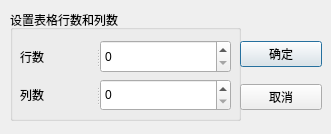
<?xml version="1.0" encoding="UTF-8"?>
<ui version="4.0">
 <class>QWdialogSize</class>
 <widget class="QDialog" name="QWdialogSize">
  <property name="geometry">
   <rect>
    <x>0</x>
    <y>0</y>
    <width>331</width>
    <height>134</height>
   </rect>
  </property>
  <property name="windowTitle">
   <string>设置表格行数和列数</string>
  </property>
  <widget class="QGroupBox" name="groupBox">
   <property name="geometry">
    <rect>
     <x>10</x>
     <y>10</y>
     <width>231</width>
     <height>111</height>
    </rect>
   </property>
   <property name="title">
    <string>设置表格行数和列数</string>
   </property>
   <widget class="QWidget" name="">
    <property name="geometry">
     <rect>
      <x>10</x>
      <y>30</y>
      <width>211</width>
      <height>71</height>
     </rect>
    </property>
    <layout class="QVBoxLayout" name="verticalLayout">
     <item>
      <widget class="QSplitter" name="splitter">
       <property name="orientation">
        <enum>Qt::Horizontal</enum>
       </property>
       <widget class="QLabel" name="label">
        <property name="text">
         <string>行数</string>
        </property>
       </widget>
       <widget class="QSpinBox" name="spinBoxRow"/>
      </widget>
     </item>
     <item>
      <widget class="QSplitter" name="splitter_2">
       <property name="orientation">
        <enum>Qt::Horizontal</enum>
       </property>
       <widget class="QLabel" name="label_2">
        <property name="text">
         <string>列数</string>
        </property>
       </widget>
       <widget class="QSpinBox" name="spinBoxColumn"/>
      </widget>
     </item>
    </layout>
   </widget>
  </widget>
  <widget class="QWidget" name="">
   <property name="geometry">
    <rect>
     <x>240</x>
     <y>30</y>
     <width>82</width>
     <height>91</height>
    </rect>
   </property>
   <layout class="QVBoxLayout" name="verticalLayout_2">
    <item>
     <widget class="QPushButton" name="btnOK">
      <property name="text">
       <string>确定</string>
      </property>
     </widget>
    </item>
    <item>
     <widget class="QPushButton" name="btnCancel">
      <property name="text">
       <string>取消</string>
      </property>
     </widget>
    </item>
   </layout>
  </widget>
 </widget>
 <resources/>
 <connections>
  <connection>
   <sender>btnOK</sender>
   <signal>clicked()</signal>
   <receiver>QWdialogSize</receiver>
   <slot>accept()</slot>
   <hints>
    <hint type="sourcelabel">
     <x>309</x>
     <y>69</y>
    </hint>
    <hint type="destinationlabel">
     <x>199</x>
     <y>149</y>
    </hint>
   </hints>
  </connection>
  <connection>
   <sender>btnCancel</sender>
   <signal>clicked()</signal>
   <receiver>QWdialogSize</receiver>
   <slot>reject()</slot>
   <hints>
    <hint type="sourcelabel">
     <x>309</x>
     <y>169</y>
    </hint>
    <hint type="destinationlabel">
     <x>199</x>
     <y>149</y>
    </hint>
   </hints>
  </connection>
 </connections>
</ui>
